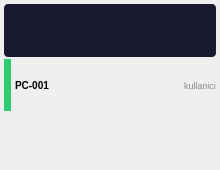
<?xml version="1.0" encoding="UTF-8"?>
<ui version="4.0">
 <class>ClientThumbnail</class>
 <widget class="QWidget" name="ClientThumbnail">
  <property name="geometry">
   <rect>
    <x>0</x>
    <y>0</y>
    <width>220</width>
    <height>170</height>
   </rect>
  </property>
  <property name="minimumSize">
   <size>
    <width>180</width>
    <height>140</height>
   </size>
  </property>
  <property name="maximumSize">
   <size>
    <width>280</width>
    <height>210</height>
   </size>
  </property>
  <layout class="QVBoxLayout" name="mainLayout">
   <property name="spacing">
    <number>2</number>
   </property>
   <property name="leftMargin">
    <number>4</number>
   </property>
   <property name="topMargin">
    <number>4</number>
   </property>
   <property name="rightMargin">
    <number>4</number>
   </property>
   <property name="bottomMargin">
    <number>4</number>
   </property>
   <item>
    <widget class="QLabel" name="screenLabel">
     <property name="minimumHeight">
      <number>110</number>
     </property>
     <property name="alignment">
      <set>Qt::AlignCenter</set>
     </property>
     <property name="text">
      <string/>
     </property>
     <property name="styleSheet">
      <string>background-color: #1a1a2e; border-radius: 4px;</string>
     </property>
    </widget>
   </item>
   <item>
    <widget class="QWidget" name="infoWidget">
     <property name="maximumHeight">
      <number>16</number>
     </property>
     <layout class="QHBoxLayout" name="infoLayout">
      <property name="spacing">
       <number>4</number>
      </property>
      <property name="leftMargin">
       <number>0</number>
      </property>
      <property name="topMargin">
       <number>0</number>
      </property>
      <property name="rightMargin">
       <number>0</number>
      </property>
      <property name="bottomMargin">
       <number>0</number>
      </property>
      <item>
       <widget class="QLabel" name="statusIcon">
        <property name="maximumWidth">
         <number>10</number>
        </property>
        <property name="maximumHeight">
         <number>10</number>
        </property>
        <property name="text">
         <string/>
        </property>
        <property name="styleSheet">
         <string>background-color: #2ecc71; border-radius: 5px;</string>
        </property>
       </widget>
      </item>
      <item>
       <widget class="QLabel" name="hostnameLabel">
        <property name="text">
         <string>PC-001</string>
        </property>
        <property name="styleSheet">
         <string>font-weight: bold; font-size: 10px;</string>
        </property>
       </widget>
      </item>
      <item>
       <spacer>
        <property name="orientation">
         <enum>Qt::Horizontal</enum>
        </property>
        <property name="sizeHint" stdset="0">
         <size>
          <width>40</width>
          <height>20</height>
         </size>
        </property>
       </spacer>
      </item>
      <item>
       <widget class="QLabel" name="usernameLabel">
        <property name="text">
         <string>kullanici</string>
        </property>
        <property name="styleSheet">
         <string>font-size: 9px; color: #888;</string>
        </property>
       </widget>
      </item>
     </layout>
    </widget>
   </item>
   <item>
    <widget class="QWidget" name="statusWidget">
     <property name="maximumHeight">
      <number>14</number>
     </property>
     <layout class="QHBoxLayout" name="statusLayout">
      <property name="spacing">
       <number>2</number>
      </property>
      <property name="leftMargin">
       <number>0</number>
      </property>
      <property name="topMargin">
       <number>0</number>
      </property>
      <property name="rightMargin">
       <number>0</number>
      </property>
      <property name="bottomMargin">
       <number>0</number>
      </property>
      <item>
       <widget class="QLabel" name="iconAgentType">
        <property name="text">
         <string></string>
        </property>
        <property name="toolTip">
         <string>İstemci Tipi</string>
        </property>
        <property name="visible">
         <bool>false</bool>
        </property>
       </widget>
      </item>
      <item>
       <widget class="QLabel" name="iconOs">
        <property name="text">
         <string></string>
        </property>
        <property name="toolTip">
         <string>İşletim Sistemi</string>
        </property>
        <property name="visible">
         <bool>false</bool>
        </property>
       </widget>
      </item>
      <item>
       <widget class="QLabel" name="iconSshStatus">
        <property name="text">
         <string></string>
        </property>
        <property name="toolTip">
         <string>SSH Bağlantısı Mevcut</string>
        </property>
        <property name="visible">
         <bool>false</bool>
        </property>
       </widget>
      </item>
      <item>
       <widget class="QLabel" name="iconScreenLock">
        <property name="text">
         <string></string>
        </property>
        <property name="toolTip">
         <string>Ekran kilitli</string>
        </property>
        <property name="visible">
         <bool>false</bool>
        </property>
       </widget>
      </item>
      <item>
       <widget class="QLabel" name="iconInputLock">
        <property name="text">
         <string></string>
        </property>
        <property name="toolTip">
         <string>Klavye/mouse kilitli</string>
        </property>
        <property name="visible">
         <bool>false</bool>
        </property>
       </widget>
      </item>
      <item>
       <widget class="QLabel" name="iconMute">
        <property name="text">
         <string></string>
        </property>
        <property name="toolTip">
         <string>Ses kapalı</string>
        </property>
        <property name="visible">
         <bool>false</bool>
        </property>
       </widget>
      </item>
      <item>
       <widget class="QLabel" name="iconWebFilter">
        <property name="text">
         <string></string>
        </property>
        <property name="toolTip">
         <string>Web filtresi aktif</string>
        </property>
        <property name="visible">
         <bool>false</bool>
        </property>
       </widget>
      </item>
      <item>
       <widget class="QLabel" name="iconAppBlock">
        <property name="text">
         <string></string>
        </property>
        <property name="toolTip">
         <string>Uygulama engeli aktif</string>
        </property>
        <property name="visible">
         <bool>false</bool>
        </property>
       </widget>
      </item>
      <item>
       <widget class="QLabel" name="iconChat">
        <property name="text">
         <string></string>
        </property>
        <property name="toolTip">
         <string>Aktif sohbet</string>
        </property>
        <property name="visible">
         <bool>false</bool>
        </property>
       </widget>
      </item>
      <item>
       <widget class="QLabel" name="iconExam">
        <property name="text">
         <string></string>
        </property>
        <property name="toolTip">
         <string>Sınav/ödev aktif</string>
        </property>
        <property name="visible">
         <bool>false</bool>
        </property>
       </widget>
      </item>
      <item>
       <widget class="QLabel" name="iconVersionWarning">
        <property name="text">
         <string></string>
        </property>
        <property name="toolTip">
         <string>Uyumsuz Sürüm</string>
        </property>
        <property name="visible">
         <bool>false</bool>
        </property>
       </widget>
      </item>
      <item>
       <widget class="QLabel" name="metricsLabel">
        <property name="text">
         <string></string>
        </property>
        <property name="toolTip">
         <string>Sistem Metrikleri</string>
        </property>
        <property name="styleSheet">
         <string>font-size: 9px; color: #aaa;</string>
        </property>
        <property name="visible">
         <bool>false</bool>
        </property>
       </widget>
      </item>
      <item>
       <spacer>
        <property name="orientation">
         <enum>Qt::Horizontal</enum>
        </property>
        <property name="sizeHint" stdset="0">
         <size>
          <width>40</width>
          <height>20</height>
         </size>
        </property>
       </spacer>
      </item>
      <item>
       <widget class="QLabel" name="aliasLabel">
        <property name="text">
         <string></string>
        </property>
        <property name="styleSheet">
         <string>font-size: 9px; font-weight: bold; color: #58a6ff;</string>
        </property>
        <property name="alignment">
         <set>Qt::AlignRight|Qt::AlignVCenter</set>
        </property>
        <property name="visible">
         <bool>false</bool>
        </property>
       </widget>
      </item>
      <item>
       <widget class="QLabel" name="iconHandRaise">
        <property name="text">
         <string></string>
        </property>
        <property name="toolTip">
         <string>Yardım istiyor</string>
        </property>
        <property name="visible">
         <bool>false</bool>
        </property>
       </widget>
      </item>
     </layout>
    </widget>
   </item>
  </layout>
 </widget>
 <resources/>
 <connections/>
</ui>
